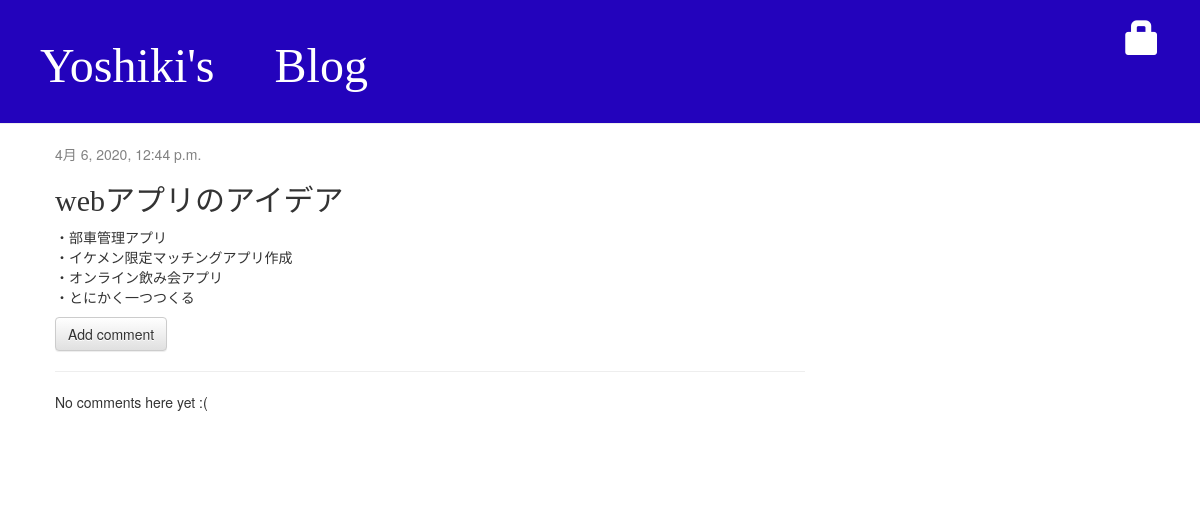
Screenshot of /post/9/ with the database file from the repository.
### blog/models.py (models this page shows, shortened)
class Post(models.Model):
    author = models.ForeignKey(settings.AUTH_USER_MODEL, on_delete=models.CASCADE)
    title = models.CharField(max_length=200)
    text = models.TextField()
    created_date = models.DateTimeField(default=timezone.now)
    published_date = models.DateTimeField(blank=True, null=True)
    views = models.PositiveIntegerField(default=0)

### blog/views.py (the view)
# urls.py: path('post/<int:pk>/', views.post_detail, name='post_detail'),
def post_detail(request, pk):
    post = get_object_or_404(Post, pk=pk)
    post.views += 1    # ←ここ
    post.save()            # ←ここ
    return render(request, 'blog/post_detail.html', {'post': post})

### blog/templates/blog/post_detail.html (shortened to what this page needs)
{% extends 'blog/base.html' %}
{% block content %}
    <div class="post">
        {% if post.published_date %}
            <div class="date">
                {{ post.published_date }}
            </div>
        {% else %}
            <a class="btn btn-default" href="{% url 'post_publish' pk=post.pk %}">Publish</a>
            <a class="btn btn-default" href="{% url 'post_remove' pk=post.pk %}"><span class="glyphicon glyphicon-remove"></span></a>
        {% endif %}
            <h2>{{ post.title }}</h2>
        <p>{{ post.text|linebreaksbr }}</p>
        <a class="btn btn-default" href="{% url 'add_comment_to_post' pk=post.pk %}">Add comment</a>
        <hr>
        {% for comment in post.comments.all %}
            {% if user.is_authenticated or comment.approved_comment %}
            <div class="comment">
                <div class="date">
                    {{ comment.created_date }}
                    {% if not comment.approved_comment %}
                        <a class="btn btn-default" href="{% url 'comment_remove' pk=comment.pk %}"><span class="glyphicon glyphicon-remove"></span></a>
                        <a class="btn btn-default" href="{% url 'comment_approve' pk=comment.pk %}"><span class="glyphicon glyphicon-ok"></span></a>
                    {% endif %}
                </div>
                <strong>{{ comment.author }}</strong>
                <p>{{ comment.text|linebreaks }}</p>
            </div>
            {% endif %}
        {% empty %}
            <p>No comments here yet :(</p>
        {% endfor %}
    </div>
{% endblock %}

### blog/static/css/style.css (style rules this page uses)
h1, h2, h3, h4 { font-family: emoji; }
.date { color: #828282; }
.post { margin-bottom: 70px; }

### rows the page displays
Post: published_date "4月 6, 2020, 12:44 p.m.", title "webアプリのアイデア", text "・部車管理アプリ ・イケメン限定マッチングアプリ作成 ・オンライン飲み会アプリ ・とにかく一つつくる"
